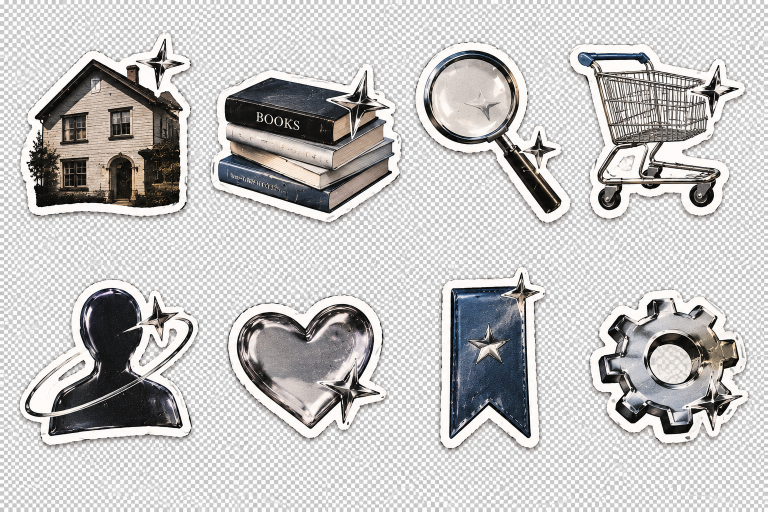
#> input picture reference/guitar_reference.png, 1536 x 1024 px, found by its file name (shown at 1/2 size)
$ python test_full_flood.py
#> lines starting #> are read from the running program, lines starting #| are printed output that depends on the picture
from PIL import Image
from collections import deque

master = Image.open('reference/guitar_reference.png').convert('RGB')
#> master is the input picture: PIL image 1536x1024 RGB; mean R, G, B 194.8, 193.5, 193.1
w, h = master.size
#> w = 1536; h = 1024
pix = master.load()

# Test floodfill on the FULL image starting from (0, 0)
visited = set()
queue = deque([(0, 0), (w-1, 0), (0, h-1), (w-1, h-1)])

is_bg = [[False]*h for _ in range(w)]

# Drop shadow threshold:
# Drop shadow on the reference image has brightness < 170.
# The checkerboard has brightness:
# light square: ~254
# dark square: ~201
# So brightness >= 180 and color diff <= 12 is checkerboard!
while queue:
    x, y = queue.popleft()
    if (x, y) in visited:
        continue
    visited.add((x, y))

    r, g, b = pix[x, y]
    diff = max(abs(r-g), abs(g-b), abs(r-b))
    brightness = (r + g + b) // 3

    # We only propagate through neutral checkerboard pixels (brightness >= 175, diff <= 10)
    if brightness >= 175 and diff <= 10:
        is_bg[x][y] = True
        for nx, ny in [(x+1, y), (x-1, y), (x, y+1), (x, y-1)]:
            if 0 <= nx < w and 0 <= ny < h and (nx, ny) not in visited:
                queue.append((nx, ny))
#> this loop made 2242957 passes
#> (r, g, b, diff, brightness) on passes 1 to 3: (253, 253, 252, 1, 252), (254, 254, 254, 0, 254), (195, 193, 192, 3, 193)
#> after the loop, is_bg = 1536 items; visited = 1148384 items

print('Flood fill completed on full master image!')
# Check if (500, 200) (inside books sticker) is marked as bg
print('Is (500, 200) bg?', is_bg[500][200])
#| Is (500, 200) bg? False
# Check if (550, 650) (inside heart sticker) is marked as bg
print('Is (550, 650) bg?', is_bg[550][650])
#| Is (550, 650) bg? False

# Now create full transparent master:
rgba_master = master.convert('RGBA')
r_pix = rgba_master.load()

for x in range(w):
    for y in range(h):
        if is_bg[x][y]:
            r_pix[x, y] = (0, 0, 0, 0)

# Save cropped heart to test
test_heart = rgba_master.crop((420, 530, 810, 915))
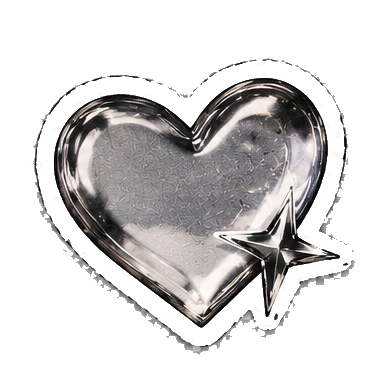
#> test_heart: PIL image 390x385 RGBA; mean R, G, B, A 46.2, 44.4, 44.3, 87.2; transparent parts drawn white
test_heart.save('reference/heart_full_flood_test.png')
test_books = rgba_master.crop((380, 80, 800, 455))
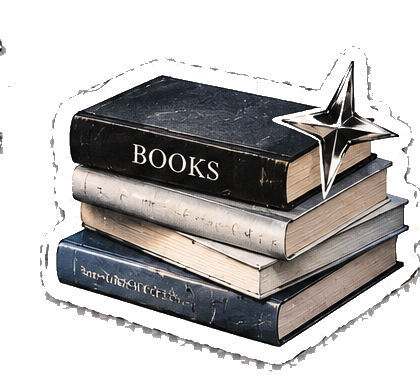
#> test_books: PIL image 420x375 RGBA; mean R, G, B, A 50.8, 48.7, 47.8, 120.2; transparent parts drawn white
test_books.save('reference/books_full_flood_test.png')
print('Saved test crops!')
